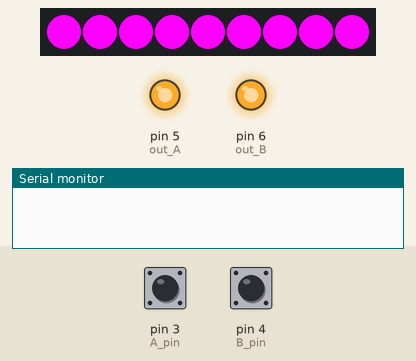
This sketch was run on a simulated Arduino Uno, built with avr-gcc and run on an emulated ATmega328P. Parts: 9 RGB LEDs in strip order, left to right, output pins drawn as LEDs (lit = HIGH), the last lines printed to the serial monitor. The test bench sets the inputs (shaded band); at power-on: pin 3 (A_pin) HIGH, pin 4 (B_pin) HIGH.

Above: at 0.09 s.
At 1.2 s:
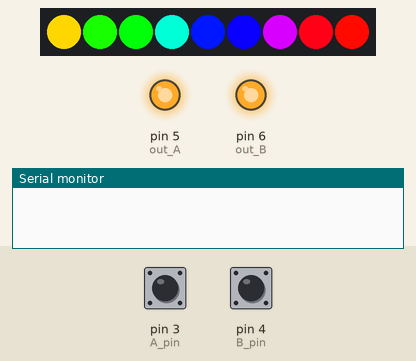
1.3 s: pin 3 (A_pin) pulled LOW for 0.15 s
At 1.58 s:
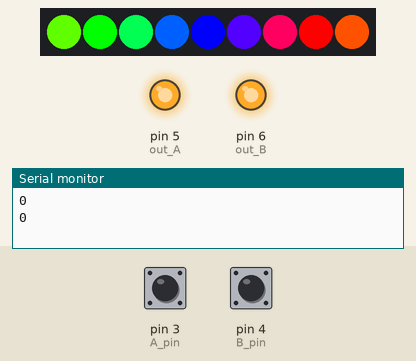
Timing chart, 0 to 4.3 s (numbered marks = the images above; inputs shaded):
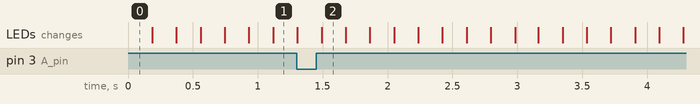

The sketch:

iidx_turntable.ino
```cpp
#include <Adafruit_NeoPixel.h>
#ifdef __AVR__
 #include <avr/power.h> // Required for 16 MHz Adafruit Trinket
#endif
#define PIN 10
#define NUMPIXELS 9

//!回転閾値(逆回転誤判定防止)
#define rotate_rate 3
//!分解閾値(digi_cntカウント速度)
#define pulse_rate 1
//!loop関数実行間隔(μ秒)
#define loop_run 100

//digi_cntがいくら以上で押下判定を加えるか
#define start_rate 1
//loop関数周期で、いくら値が変わったかを比較し閾値以内の場合停止したと判断しallreleaceする
#define stop_rate 50
//キー出力判定時、どの程度の周期入力を実施するか
//#define push_rate 20 長押し判定のため削除
//キー入力後強制的に長押し以外の出力を禁止する時間
#define wait_time 1

//色遷移周期
#define rainbow_time 7

//#include <Keyboard.h>

Adafruit_NeoPixel pixels(NUMPIXELS, PIN, NEO_GRB + NEO_KHZ800);

const int A_pin = 3; // 割り込みピン
const int B_pin = 4;
//const char key_A = 'c';
//const char key_B = 'v';
const int out_A = 5;
const int out_B = 6;

bool on_released = false;
int count_a = 0;
int count_b = 0;

int cnt_all = 0;
long cnt_allrotate = 0;

int digi_cnt = 0;
int old_cnt = 0;
int wait_cnt = 0;

int led_count = 0;
int led_mode = 0;
int led_loop = 0;
long firstPixelHue = 0;
int now_led = 0;

void setup() {
  pinMode(A_pin, INPUT_PULLUP);
  pinMode(B_pin, INPUT_PULLUP);
  pinMode(out_A, OUTPUT);
  pinMode(out_B, OUTPUT);

  Serial.begin(9600);

  digitalWrite(out_A, HIGH);
  digitalWrite(out_B, HIGH);

  attachInterrupt(digitalPinToInterrupt(A_pin), pulse_counter, CHANGE);
  // initialize control over the keyboard:
  //Keyboard.begin();
#if defined(__AVR_ATtiny85__) && (F_CPU == 16000000)
  clock_prescale_set(clock_div_1);
#endif
  pixels.begin();

  for(int i=0; i<NUMPIXELS; i++) {
    pixels.setPixelColor(i, pixels.Color(255, 0, 255)); //RGB
  }
  pixels.show();
}

void loop() {
  //Serial.println(wait_cnt);
  if (wait_cnt > 0) wait_cnt--;
  //0の時は強制リリース
  if (digi_cnt == 0 && on_released == false) {
    //Serial.pzqqqgrintln("R");
    //Keyboard.releaseAll();
    digitalWrite(out_A, HIGH);
    digitalWrite(out_B, HIGH);
    //

    on_released = true;
  } else if (digi_cnt == 0) {}
  else { //digi_cntが動作している（何かしらのキーが押されている -> 比較し回転中と開店停止を検知
    cnt_allrotate += digi_cnt;
    cnt_all++;
    if (cnt_all % stop_rate == 0) { //比較するループ回の時、cnt_allrotateをdigi_cntで割り切れたら値が変わってないと判断する
      if (cnt_allrotate % digi_cnt == 0) digi_cnt = 0;
      cnt_allrotate = 0;
      cnt_all = 0;
    }
  }

  //rainbow();
  rotate_led();
  delayMicroseconds(loop_run);
}

void pulse_counter() {
  on_released = false;
  if (wait_cnt != 0) return;
  //各回転検知
  if(digitalRead(A_pin) ^ digitalRead(B_pin)) {
    count_a = 0;
    count_b++;
  } else {
    count_a++;
    count_b = 0;
  }
  //int型制限
  if(count_a < 0 || count_b < 0) {
    count_a = 0;
    count_b = 0;
  }

  //回転中に一瞬だけ逆回転入力が入った時の判定阻止条件と分解レートを元にした値変動
  if(count_a > rotate_rate && count_a % pulse_rate == 0) {
    if(digi_cnt < 0) digi_cnt = 0;
    digi_cnt++;
  } else if(count_b > rotate_rate && count_b % pulse_rate == 0) {
    if(digi_cnt > 0) digi_cnt = 0;
    digi_cnt--;
  }
  Serial.println(digi_cnt);

  //スタートレート以上ならキー出力
  if (digi_cnt == start_rate) {
    if(!digitalRead(out_B)) digitalWrite(out_B, HIGH); //同時押し回避
    //Serial.println("A");
    //Keyboard.press(key_A);
    digitalWrite(out_A, LOW);
    wait_cnt = wait_time;
    digi_cnt++; //重複動作防止
  } else if (digi_cnt == -start_rate) {
    if(!digitalRead(out_A)) digitalWrite(out_A, HIGH); //同時押し回避
    //Serial.println("B");
    //Keyboard.press(key_B);
    digitalWrite(out_B, LOW);
    wait_cnt = wait_time;
    digi_cnt--; //重複動作防止
  }
  //Serial.println(digi_cnt);
}
/*
void rainbow() {
  led_count+=1;
  if (led_count != rainbow_time) {
    return;
  } else {
    led_count = 0;
  }
  for(long firstPixelHue = 0; firstPixelHue < 5*65536; firstPixelHue += 256) {
    for(int i=0; i<pixels.numPixels()*rainbow_time; i++) {
      int pixelHue = firstPixelHue + (i/rainbow_time * 65536L / pixels.numPixels());
      pixels.setPixelColor(i/rainbow_time, pixels.gamma32(pixels.ColorHSV(pixelHue)));
    }
    pixels.show();
  }
}
*/
void rotate_led() {
  //nミリ秒ごとに実行
  led_count += 1;
  int n = 100;
  if (led_count != 1000/loop_run * n) {
    return;
  } else {
    led_count = 0;
  }

  if(digi_cnt >= start_rate) led_mode = 1;
  else if (digi_cnt <= -start_rate) led_mode = 2;
  else led_mode = 0;
  //Serial.println(led_mode);

  set_led();
  pixels.show();
}

void set_led() {
  if(led_loop == 0) {
    firstPixelHue = 0;
    now_led = 0;
  }
  led_loop += 1;

  if (led_mode == 0) {
    //Serial.println(firstPixelHue);
    if (firstPixelHue < 65536) {
      for(int i=0; i<pixels.numPixels()*rainbow_time; i++) {
        int pixelHue = firstPixelHue + (i/rainbow_time * 65536L / pixels.numPixels());
        pixels.setPixelColor(i/rainbow_time, pixels.gamma32(pixels.ColorHSV(pixelHue)));
      }
      firstPixelHue += 256*8;
    } else {
      firstPixelHue = 0;
    }
  } else if(led_mode == 1) {
    if (led_count % 10 == 0) now_led -= 1;
    if (now_led < 0 ) now_led = NUMPIXELS;
    for(int i=0; i<NUMPIXELS; i++) {
      if (now_led >= 1 && now_led == i-1 ||
          now_led == i ||
          now_led <= NUMPIXELS-1 && now_led == i+1) pixels.setPixelColor(i, pixels.Color(255, 0, 0)); //RGB
      else pixels.setPixelColor(i, pixels.Color(0, 0, 0)); //RGB
    }

  } else if(led_mode == 2) {
    if (led_count % 10 == 0) now_led += 1;
    if (now_led >= NUMPIXELS) now_led = 0;
    for(int i=0; i<NUMPIXELS; i++) {
      if (now_led >= 1 && now_led == i-1 ||
          now_led == i ||
          now_led <= NUMPIXELS-1 && now_led == i+1) pixels.setPixelColor(i, pixels.Color(0, 0, 255)); //RGB
      else pixels.setPixelColor(i, pixels.Color(0, 0, 0)); //RGB
    }
  }
}
```
